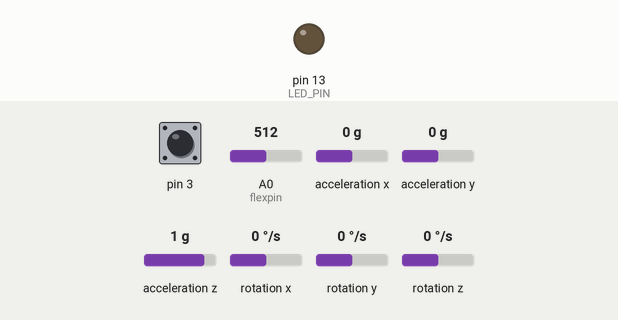
A sketch run on a simulated Arduino Leonardo, built with avr-gcc and run on an emulated ATmega32U4. Shown: output pins drawn as LEDs (lit = HIGH). The inputs (shaded band) are chosen by the test bench; at power-on: pin 3 HIGH, A0 (flexpin) = 512, acceleration x 0 g, acceleration y 0 g, acceleration z 1 g, rotation x 0 °/s, rotation y 0 °/s, rotation z 0 °/s. The sensor or clock chip raises its interrupt line as the real part does; what the sketch prints to the serial monitor is not drawn.

Above: at 0.7 s.
Timing chart, 0 to 3.5 s (numbered marks = the images above):
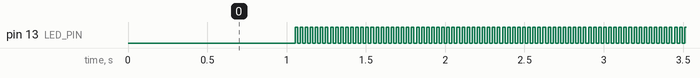

Measured:
- by itself, pin 13 (LED_PIN): alternates HIGH for 0.02 s and LOW for 0.02 s

The sketch:

gryo_func.ino
```cpp
#include <SoftwareSerial.h>

// I2C device class (I2Cdev) demonstration Arduino sketch for MPU6050 class using DMP (MotionApps v2.0)
// 6/21/2012 by Jeff Rowberg <jeff@rowberg.net>
// Updates should (hopefully) always be available at https://github.com/jrowberg/i2cdevlib
//
// Changelog:
//      2013-05-08 - added seamless Fastwire support
//                 - added note about gyro calibration
//      2012-06-21 - added note about Arduino 1.0.1 + Leonardo compatibility error
//      2012-06-20 - improved FIFO overflow handling and simplified read process
//      2012-06-19 - completely rearranged DMP initialization code and simplification
//      2012-06-13 - pull gyro and accel data from FIFO packet instead of reading directly
//      2012-06-09 - fix broken FIFO read sequence and change interrupt detection to RISING
//      2012-06-05 - add gravity-compensated initial reference frame acceleration output
//                 - add 3D math helper file to DMP6 example sketch
//                 - add Euler output and Yaw/Pitch/Roll output formats
//      2012-06-04 - remove accel offset clearing for better results (thanks Sungon Lee)
//      2012-06-01 - fixed gyro sensitivity to be 2000 deg/sec instead of 250
//      2012-05-30 - basic DMP initialization working

/* ============================================
I2Cdev device library code is placed under the MIT license
Copyright (c) 2012 Jeff Rowberg

Permission is hereby granted, free of charge, to any person obtaining a copy
of this software and associated documentation files (the "Software"), to deal
in the Software without restriction, including without limitation the rights
to use, copy, modify, merge, publish, distribute, sublicense, and/or sell
copies of the Software, and to permit persons to whom the Software is
furnished to do so, subject to the following conditions:

The above copyright notice and this permission notice shall be included in
all copies or substantial portions of the Software.

THE SOFTWARE IS PROVIDED "AS IS", WITHOUT WARRANTY OF ANY KIND, EXPRESS OR
IMPLIED, INCLUDING BUT NOT LIMITED TO THE WARRANTIES OF MERCHANTABILITY,
FITNESS FOR A PARTICULAR PURPOSE AND NONINFRINGEMENT. IN NO EVENT SHALL THE
AUTHORS OR COPYRIGHT HOLDERS BE LIABLE FOR ANY CLAIM, DAMAGES OR OTHER
LIABILITY, WHETHER IN AN ACTION OF CONTRACT, TORT OR OTHERWISE, ARISING FROM,
OUT OF OR IN CONNECTION WITH THE SOFTWARE OR THE USE OR OTHER DEALINGS IN
THE SOFTWARE.
===============================================
*/

// I2Cdev and MPU6050 must be installed as libraries, or else the .cpp/.h files
// for both classes must be in the include path of your project
#include "I2Cdev.h"

#include "MPU6050_6Axis_MotionApps20.h"
//#include "MPU6050.h" // not necessary if using MotionApps include file

// Arduino Wire library is required if I2Cdev I2CDEV_ARDUINO_WIRE implementation
// is used in I2Cdev.h
#if I2CDEV_IMPLEMENTATION == I2CDEV_ARDUINO_WIRE
    #include "Wire.h"
#endif

// class default I2C address is 0x68
// specific I2C addresses may be passed as a parameter here
// AD0 low = 0x68 (default for SparkFun breakout and InvenSense evaluation board)
// AD0 high = 0x69
MPU6050 mpu;
//MPU6050 mpu(0x69); // <-- use for AD0 high

/* =========================================================================
   NOTE: In addition to connection 3.3v, GND, SDA, and SCL, this sketch
   depends on the MPU-6050's INT pin being connected to the Arduino's
   external interrupt #0 pin. On the Arduino Uno and Mega 2560, this is
   digital I/O pin 2.
 * ========================================================================= */

/* =========================================================================
   NOTE: Arduino v1.0.1 with the Leonardo board generates a compile error
   when using Serial.write(buf, len). The Teapot output uses this method.
   The solution requires a modification to the Arduino USBAPI.h file, which
   is fortunately simple, but annoying. This will be fixed in the next IDE
   release. For more info, see these links:

   http://arduino.cc/forum/index.php/topic,109987.0.html
   http://code.google.com/p/arduino/issues/detail?id=958
 * ========================================================================= */


// uncomment "OUTPUT_READABLE_QUATERNION" if you want to see the actual
// quaternion components in a [w, x, y, z] format (not best for parsing
// on a remote host such as Processing or something though)
//#define OUTPUT_READABLE_QUATERNION

// uncomment "OUTPUT_READABLE_EULER" if you want to see Euler angles
// (in degrees) calculated from the quaternions coming from the FIFO.
// Note that Euler angles suffer from gimbal lock (for more info, see
// http://en.wikipedia.org/wiki/Gimbal_lock)
//#define OUTPUT_READABLE_EULER

// uncomment "OUTPUT_READABLE_YAWPITCHROLL" if you want to see the yaw/
// pitch/roll angles (in degrees) calculated from the quaternions coming
// from the FIFO. Note this also requires gravity vector calculations.
// Also note that yaw/pitch/roll angles suffer from gimbal lock (for
// more info, see: http://en.wikipedia.org/wiki/Gimbal_lock)
#define OUTPUT_READABLE_YAWPITCHROLL

// uncomment "OUTPUT_READABLE_REALACCEL" if you want to see acceleration
// components with gravity removed. This acceleration reference frame is
// not compensated for orientation, so +X is always +X according to the
// sensor, just without the effects of gravity. If you want acceleration
// compensated for orientation, us OUTPUT_READABLE_WORLDACCEL instead.
//#define OUTPUT_READABLE_REALACCEL

// uncomment "OUTPUT_READABLE_WORLDACCEL" if you want to see acceleration
// components with gravity removed and adjusted for the world frame of
// reference (yaw is relative to initial orientation, since no magnetometer
// is present in this case). Could be quite handy in some cases.
//#define OUTPUT_READABLE_WORLDACCEL

// uncomment "OUTPUT_TEAPOT" if you want output that matches the
// format used for the InvenSense teapot demo
//#define OUTPUT_TEAPOT


#define LED_PIN 13 // (Arduino is 13, Teensy is 11, Teensy++ is 6)
bool blinkState = false;


const int flexpin = 0;
char commandChar;


// MPU control/status vars
bool dmpReady = false;  // set true if DMP init was successful
uint8_t mpuIntStatus;   // holds actual interrupt status byte from MPU
uint8_t devStatus;      // return status after each device operation (0 = success, !0 = error)
uint16_t packetSize;    // expected DMP packet size (default is 42 bytes)
uint16_t fifoCount;     // count of all bytes currently in FIFO
uint8_t fifoBuffer[64]; // FIFO storage buffer

// orientation/motion vars
Quaternion q;           // [w, x, y, z]         quaternion container
VectorInt16 aa;         // [x, y, z]            accel sensor measurements
VectorInt16 aaReal;     // [x, y, z]            gravity-free accel sensor measurements
VectorInt16 aaWorld;    // [x, y, z]            world-frame accel sensor measurements
VectorFloat gravity;    // [x, y, z]            gravity vector
float euler[3];         // [psi, theta, phi]    Euler angle container
float ypr[3];           // [yaw, pitch, roll]   yaw/pitch/roll container and gravity vector

const int RX_PIN = 0;
const int TX_PIN = 1;

int loopcount = 0;
int flexposition;
//these dont matter anymore but devices tx must conect to arudinos rx
//SoftwareSerial blue(RX_PIN, TX_PIN);


// packet structure for InvenSense teapot demo
uint8_t teapotPacket[14] = { '$', 0x02, 0,0, 0,0, 0,0, 0,0, 0x00, 0x00, '\r', '\n' };


// ================================================================
// ===               INTERRUPT DETECTION ROUTINE                ===
// ================================================================

volatile bool mpuInterrupt = false;     // indicates whether MPU interrupt pin has gone high
void dmpDataReady() {
    mpuInterrupt = true;
}


// ================================================================
// ===                      INITIAL SETUP                       ===
// ================================================================

void setup() {
    // join I2C bus (I2Cdev library doesn't do this automatically)
    #if I2CDEV_IMPLEMENTATION == I2CDEV_ARDUINO_WIRE
        Wire.begin();
        //TWBR = 24; // 400kHz I2C clock (200kHz if CPU is 8MHz). Comment this line if having compilation difficulties with TWBR.
        Wire.setClock(400000);
    #elif I2CDEV_IMPLEMENTATION == I2CDEV_BUILTIN_FASTWIRE
        Fastwire::setup(400, true);
    #endif

    // initialize serial communication
    // (115200 chosen because it is required for Teapot Demo output, but it's
    // really up to you depending on your project)
    Serial.begin(9600);
//blue.begin(9600);
    while (!Serial); // wait for Leonardo enumeration, others continue immediately

    // NOTE: 8MHz or slower host processors, like the Teensy @ 3.3v or Ardunio
    // Pro Mini running at 3.3v, cannot handle this baud rate reliably due to
    // the baud timing being too misaligned with processor ticks. You must use
    // 38400 or slower in these cases, or use some kind of external separate
    // crystal solution for the UART timer.

    // initialize device
    Serial.println(F("Initializing I2C devices...#"));
    mpu.initialize();

    // verify connection
    Serial.println(F("Testing device connections...#"));
    Serial.println(mpu.testConnection() ? F("MPU6050 connection successful#") : F("MPU6050 connection failed#"));

    // wait for ready
    Serial.println(F("\nSend any character to begin DMP programming and demo: #"));
    //while (Serial.available() && Serial.read()); // empty buffer
  //  while (!Serial.available());                 // wait for data
//    while (Serial.available() && Serial.read()); // empty buffer again

    // load and configure the DMP
    Serial.println(F("Initializing DMP...#"));
    devStatus = mpu.dmpInitialize();

    // supply your own gyro offsets here, scaled for min sensitivity
    mpu.setXGyroOffset(220);
    mpu.setYGyroOffset(76);
    mpu.setZGyroOffset(-85);
    mpu.setZAccelOffset(1788); // 1688 factory default for my test chip

    // make sure it worked (returns 0 if so)
    if (devStatus == 0) {
        // turn on the DMP, now that it's ready
        Serial.println(F("Enabling DMP...#"));
        mpu.setDMPEnabled(true);

        // enable Arduino interrupt detection
        Serial.println(F("Enabling interrupt detection (Arduino external interrupt 0)...#"));
        attachInterrupt(0, dmpDataReady, RISING);
        mpuIntStatus = mpu.getIntStatus();

        // set our DMP Ready flag so the main loop() function knows it's okay to use it
        Serial.println(F("DMP ready! Waiting for first interrupt...#"));
        dmpReady = true;

        // get expected DMP packet size for later comparison
        packetSize = mpu.dmpGetFIFOPacketSize();
    } else {
        // ERROR!
        // 1 = initial memory load failed
        // 2 = DMP configuration updates failed
        // (if it's going to break, usually the code will be 1)
        Serial.print(F("DMP Initialization failed (code "));
        Serial.print(devStatus);
        Serial.println(F(")#"));
    }

    // configure LED for output
    pinMode(LED_PIN, OUTPUT);
}


// ================================================================
// ===                    MAIN PROGRAM LOOP                     ===
// ================================================================

void loop() {
    // if programming failed, don't try to do anything
  Serial.println("Starting loop");
  if (!dmpReady){
    Serial.print("dmp failed stopping loop");
    return;
  }
  Serial.println("Dmp passed");
     // Input value from the analog pin.
  //int servoposition;   // Output value to the servo.

  // Read the position of the flex sensor (0 to 1023):


  //blue.print("sensor: ");
  //blue.println(flexposition);
  Serial.println("checking mpuInterrupt");
    // wait for MPU interrupt or extra packet(s) available
    while (!mpuInterrupt && fifoCount < packetSize) {
      /*if(Serial.available())
      {
        commandChar = Serial.read();
        switch(commandChar)
        {
          case '*':
                flexposition = analogRead(flexpin);
                Serial.print("sensor: ");
                Serial.print(flexposition);
                Serial.println("#");
          break;
        }
      } */
      Serial.print(mpuInterrupt);
      Serial.print(fifoCount);
      Serial.println("No MPU interrupt... waiting...");
      setup();
      // other program behavior stuff here
        // .
        // .
        // .
        // if you are really paranoid you can frequently test in between other
        // stuff to see if mpuInterrupt is true, and if so, "break;" from the
        // while() loop to immediately process the MPU data
        // .
        // .
        // .
    }
    Serial.println("passed mpuInterrupt");
    // reset interrupt flag and get INT_STATUS byte
    mpuInterrupt = false;
    Serial.println("Set mpuInterrupt to false");
    mpuIntStatus = mpu.getIntStatus();
    Serial.println("retrieved mpuIntStatus");
    // get current FIFO count
    fifoCount = mpu.getFIFOCount();
    Serial.println("Checking Overflow");
    // check for overflow (this should never happen unless our code is too inefficient)
    if ((mpuIntStatus & 0x10) || fifoCount == 1024) {
        // reset so we can continue cleanly
        Serial.println(F("FIFO overflow!"));
        mpu.resetFIFO();

    // otherwise, check for DMP data ready interrupt (this should happen frequently)
    } else if (mpuIntStatus & 0x02) {
        // wait for correct available data length, should be a VERY short wait
        Serial.println("data interrupted");
        while (fifoCount < packetSize) {
          fifoCount = mpu.getFIFOCount();
          loopcount++;
          Serial.print(loopcount);
          Serial.println(" Waiting...");
        }


        // read a packet from FIFO
        mpu.getFIFOBytes(fifoBuffer, packetSize);

        // track FIFO count here in case there is > 1 packet available
        // (this lets us immediately read more without waiting for an interrupt)
        fifoCount -= packetSize;

        #ifdef OUTPUT_READABLE_QUATERNION
            // display quaternion values in easy matrix form: w x y z
            mpu.dmpGetQuaternion(&q, fifoBuffer);
            Serial.print("quat\t");
            Serial.print(q.w);
            Serial.print("\t");
            Serial.print(q.x);
            Serial.print("\t");
            Serial.print(q.y);
            Serial.print("\t");
            Serial.print(q.z);
            Serial.println("#");
        #endif

        #ifdef OUTPUT_READABLE_EULER
            // display Euler angles in degrees
            mpu.dmpGetQuaternion(&q, fifoBuffer);
            mpu.dmpGetEuler(euler, &q);
            Serial.print("euler\t");
            Serial.print(euler[0] * 180/M_PI);
            Serial.print("\t");
            Serial.print(euler[1] * 180/M_PI);
            Serial.print("\t");
            Serial.print(euler[2] * 180/M_PI);
            Serial.println("#");
        #endif

        #ifdef OUTPUT_READABLE_YAWPITCHROLL
            // display Euler angles in degrees
            mpu.dmpGetQuaternion(&q, fifoBuffer);
            mpu.dmpGetGravity(&gravity, &q);
            mpu.dmpGetYawPitchRoll(ypr, &q, &gravity);
            Serial.print("ypr*");
            Serial.print(ypr[0] * 180/M_PI);
            Serial.print("$");
            Serial.print(ypr[1] * 180/M_PI);
            Serial.print("@");
            Serial.print(ypr[2] * 180/M_PI);
            Serial.print("#");
            flexposition = analogRead(flexpin);
            Serial.print("sensor: &");
            Serial.print(flexposition);
            Serial.println("&");

        #endif

        #ifdef OUTPUT_READABLE_REALACCEL
            // display real acceleration, adjusted to remove gravity
            mpu.dmpGetQuaternion(&q, fifoBuffer);
            mpu.dmpGetAccel(&aa, fifoBuffer);
            mpu.dmpGetGravity(&gravity, &q);
            mpu.dmpGetLinearAccel(&aaReal, &aa, &gravity);
            Serial.print("areal\t");
            Serial.print(aaReal.x);
            Serial.print("\t");
            Serial.print(aaReal.y);
            Serial.print("\t");
            Serial.print(aaReal.z);
            Serial.println("#");
        #endif

        #ifdef OUTPUT_READABLE_WORLDACCEL
            // display initial world-frame acceleration, adjusted to remove gravity
            // and rotated based on known orientation from quaternion
            mpu.dmpGetQuaternion(&q, fifoBuffer);
            mpu.dmpGetAccel(&aa, fifoBuffer);
            mpu.dmpGetGravity(&gravity, &q);
            mpu.dmpGetLinearAccel(&aaReal, &aa, &gravity);
            mpu.dmpGetLinearAccelInWorld(&aaWorld, &aaReal, &q);
            Serial.print("aworld\t");
            Serial.print(aaWorld.x);
            Serial.print("\t");
            Serial.print(aaWorld.y);
            Serial.print("\t");
            Serial.print(aaWorld.z);
            Serial.println("#");
        #endif

        #ifdef OUTPUT_TEAPOT
            // display quaternion values in InvenSense Teapot demo format:
            teapotPacket[2] = fifoBuffer[0];
            teapotPacket[3] = fifoBuffer[1];
            teapotPacket[4] = fifoBuffer[4];
            teapotPacket[5] = fifoBuffer[5];
            teapotPacket[6] = fifoBuffer[8];
            teapotPacket[7] = fifoBuffer[9];
            teapotPacket[8] = fifoBuffer[12];
            teapotPacket[9] = fifoBuffer[13];
            Serial.write(teapotPacket, 14);
            teapotPacket[11]++; // packetCount, loops at 0xFF on purpose
        #endif

        // blink LED to indicate activity
        blinkState = !blinkState;
        digitalWrite(LED_PIN, blinkState);

    }
    Serial.println("Finish loop");
}
```
